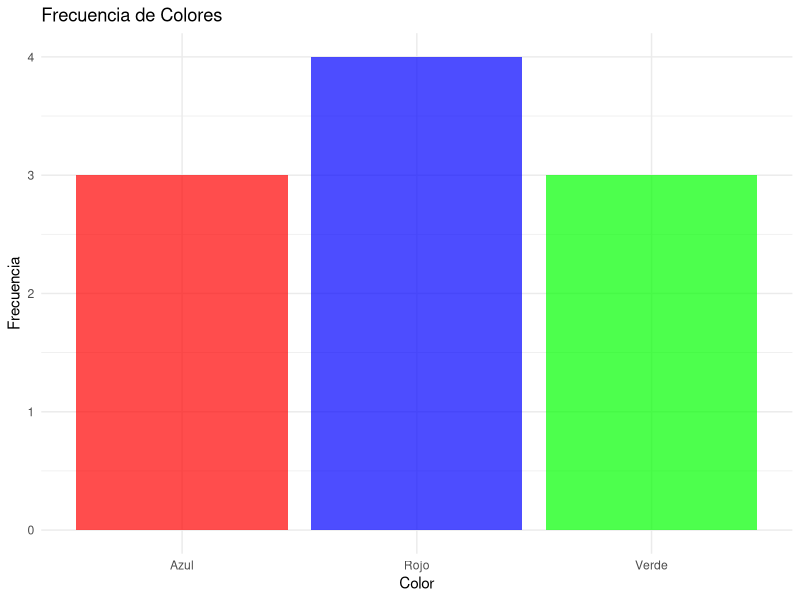
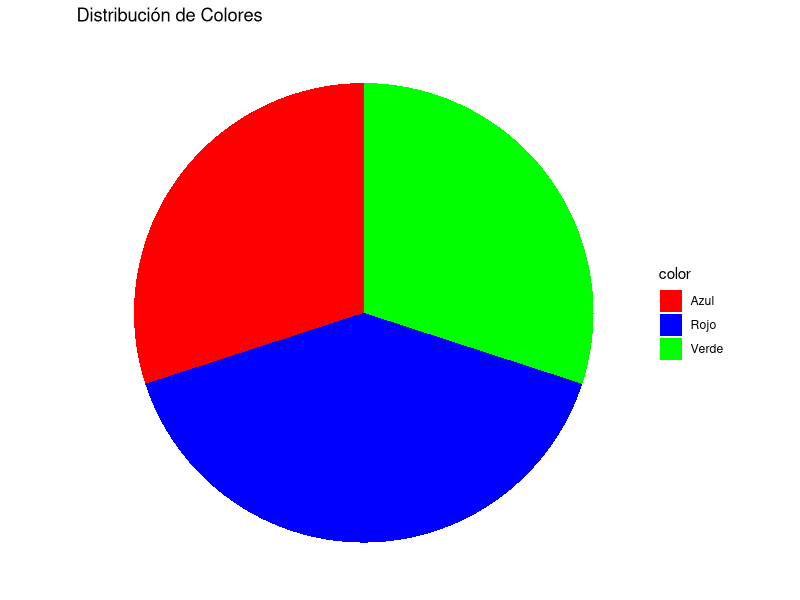
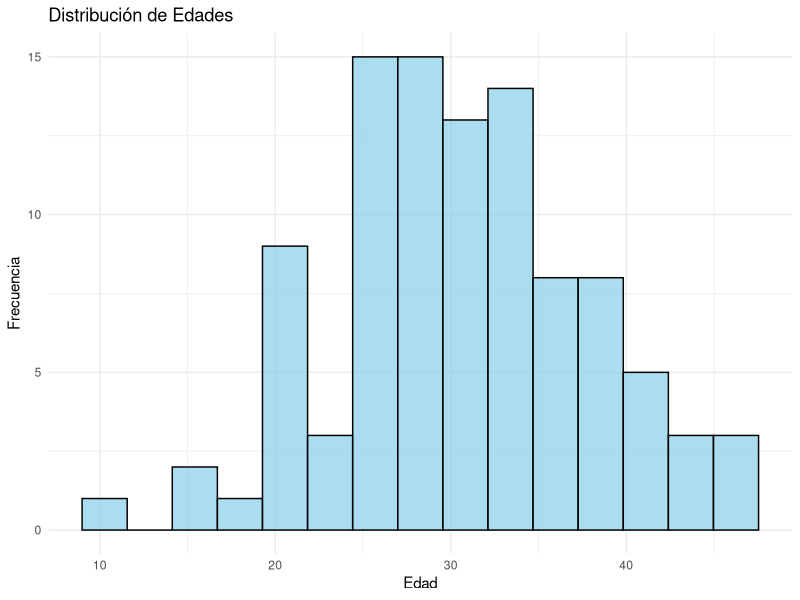
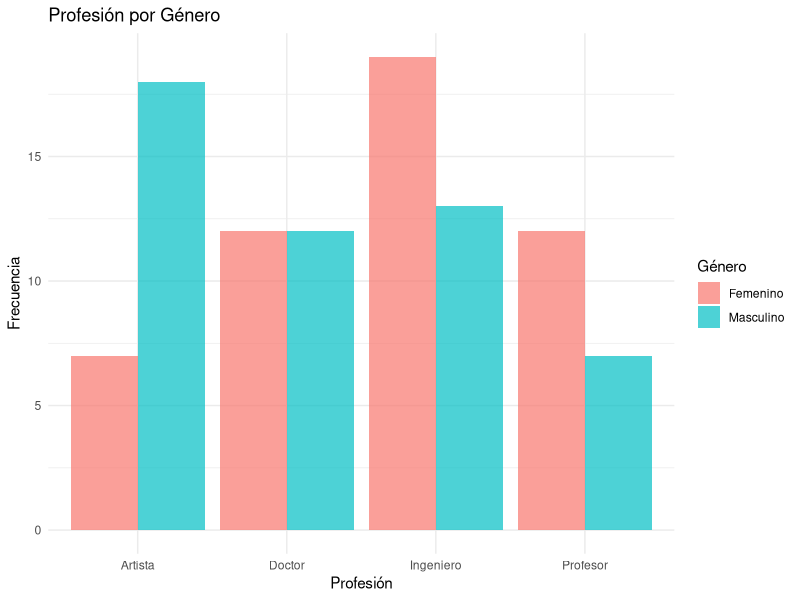
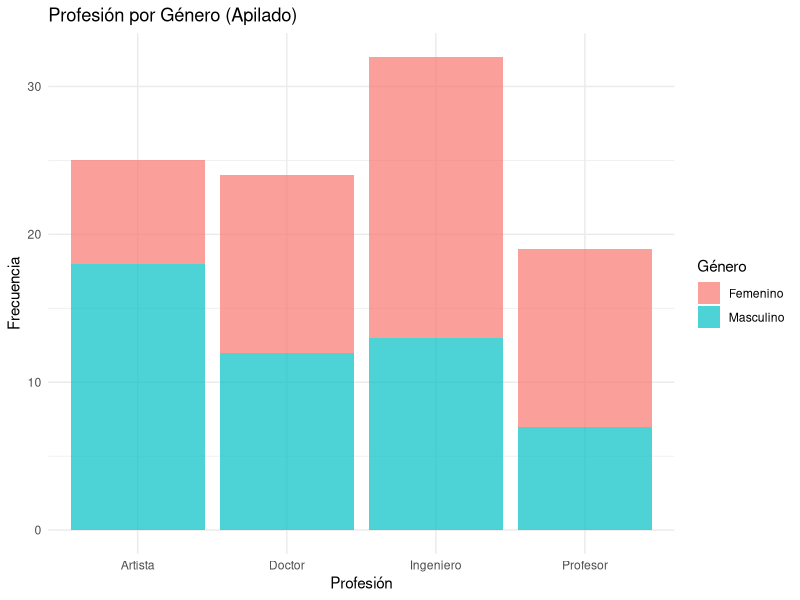
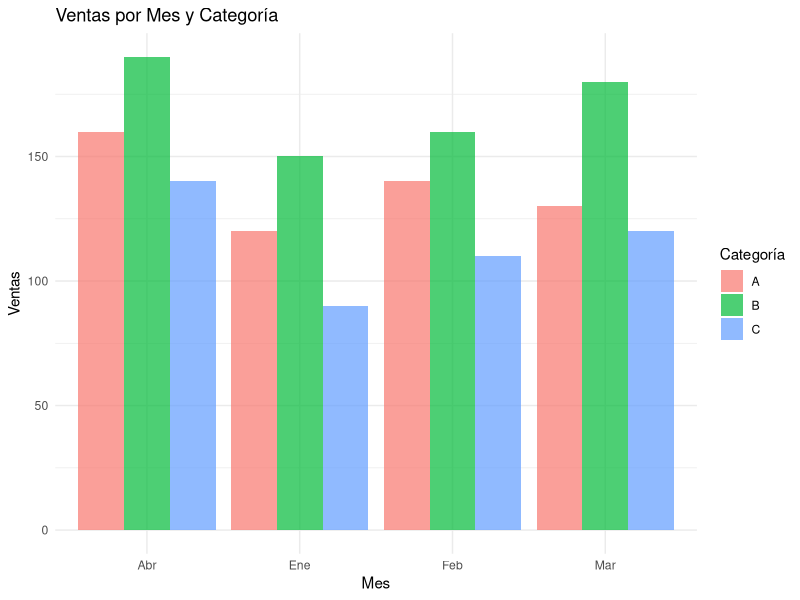
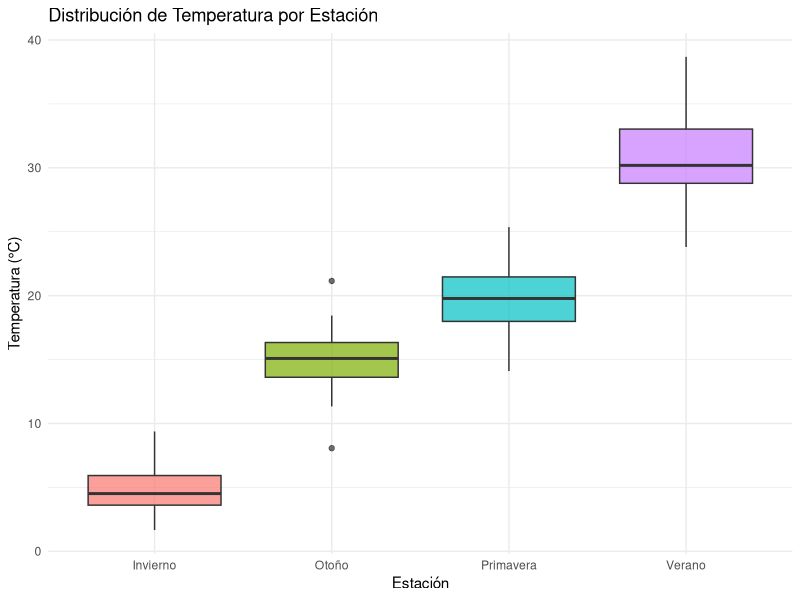
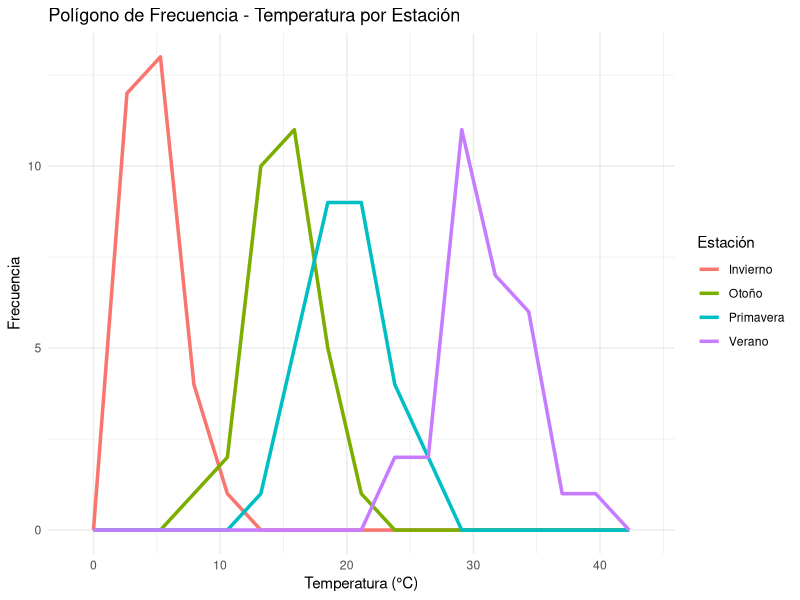

Write R code to recreate these figures, in order.
## ---- chunk 1
knitr::opts_chunk$set(echo = TRUE, warning = FALSE, message = FALSE)
library(ggplot2)
library(dplyr)
## ---- chunk 2
# Crear datos de ejemplo
# CAMBIAR: Reemplaza estos valores por tus categorías
colores <- c("Rojo", "Azul", "Verde", "Rojo", "Azul", "Rojo", "Verde", "Verde", "Azul", "Rojo")  # <<< CAMBIAR
df_colores <- data.frame(color = colores)  # <<< CAMBIAR: df_colores y color

# Gráfico de barras simple
# CAMBIAR: df_colores por tu dataframe, color por tu variable
ggplot(df_colores, aes(x = color)) +  # <<< CAMBIAR: df_colores y color
  geom_bar(fill = c("red", "blue", "green"), alpha = 0.7) +
  labs(title = "Frecuencia de Colores",  # <<< CAMBIAR: título
       x = "Color",  # <<< CAMBIAR: etiqueta del eje x
       y = "Frecuencia") +
  theme_minimal()
## ---- chunk 3
# Gráfico de pastel
# CAMBIAR: df_colores por tu dataframe, color por tu variable
conteo_colores <- df_colores %>%  # <<< CAMBIAR: conteo_colores y df_colores
  count(color) %>%  # <<< CAMBIAR: color
  mutate(porcentaje = n/sum(n)*100)

ggplot(conteo_colores, aes(x = "", y = n, fill = color)) +  # <<< CAMBIAR: conteo_colores y color
  geom_bar(stat = "identity", width = 1) +
  coord_polar("y", start = 0) +
  scale_fill_manual(values = c("red", "blue", "green")) +
  labs(title = "Distribución de Colores") +  # <<< CAMBIAR: título
  theme_void()
## ---- chunk 4
# Crear datos de ejemplo - edades
set.seed(123)
edades <- rnorm(100, mean = 30, sd = 8)  # <<< CAMBIAR: edades
df_edades <- data.frame(edad = edades)  # <<< CAMBIAR: df_edades y edad

# Histograma
# CAMBIAR: df_edades por tu dataframe, edad por tu variable numérica
ggplot(df_edades, aes(x = edad)) +  # <<< CAMBIAR: df_edades y edad
  geom_histogram(bins = 15, fill = "skyblue", color = "black", alpha = 0.7) +
  labs(title = "Distribución de Edades",  # <<< CAMBIAR: título
       x = "Edad",  # <<< CAMBIAR: etiqueta del eje x
       y = "Frecuencia") +
  theme_minimal()
## ---- chunk 5
# Crear datos de ejemplo
genero <- rep(c("Masculino", "Femenino"), each = 50)  # <<< CAMBIAR: genero y valores
profesion <- sample(c("Ingeniero", "Doctor", "Profesor", "Artista"), 100, replace = TRUE)  # <<< CAMBIAR: profesion y valores
df_asociacion <- data.frame(genero = genero, profesion = profesion)  # <<< CAMBIAR: df_asociacion, genero, profesion

# Barras compuestas (agrupadas)
# CAMBIAR: df_asociacion, profesion, genero por tus variables
ggplot(df_asociacion, aes(x = profesion, fill = genero)) +  # <<< CAMBIAR: df_asociacion, profesion, genero
  geom_bar(position = "dodge", alpha = 0.7) +
  labs(title = "Profesión por Género",  # <<< CAMBIAR: título
       x = "Profesión",  # <<< CAMBIAR: etiqueta del eje x
       y = "Frecuencia",
       fill = "Género") +  # <<< CAMBIAR: etiqueta de la leyenda
  theme_minimal()
## ---- chunk 6
# Barras superpuestas (apiladas)
# CAMBIAR: df_asociacion, profesion, genero por tus variables
ggplot(df_asociacion, aes(x = profesion, fill = genero)) +  # <<< CAMBIAR: df_asociacion, profesion, genero
  geom_bar(position = "stack", alpha = 0.7) +
  labs(title = "Profesión por Género (Apilado)",  # <<< CAMBIAR: título
       x = "Profesión",  # <<< CAMBIAR: etiqueta del eje x
       y = "Frecuencia",
       fill = "Género") +  # <<< CAMBIAR: etiqueta de la leyenda
  theme_minimal()
## ---- chunk 7
# Crear datos de ejemplo - ventas por mes y categoría
meses <- rep(c("Ene", "Feb", "Mar", "Abr"), each = 3)  # <<< CAMBIAR: meses y valores
categoria <- rep(c("A", "B", "C"), 4)  # <<< CAMBIAR: categoria y valores
ventas <- c(120, 150, 90, 140, 160, 110, 130, 180, 120, 160, 190, 140)  # <<< CAMBIAR: ventas
df_ventas <- data.frame(mes = meses, categoria = categoria, ventas = ventas)  # <<< CAMBIAR: df_ventas, mes, categoria, ventas

# Barras compuestas
# CAMBIAR: df_ventas, mes, ventas, categoria por tus variables
ggplot(df_ventas, aes(x = mes, y = ventas, fill = categoria)) +  # <<< CAMBIAR: df_ventas, mes, ventas, categoria
  geom_bar(stat = "identity", position = "dodge", alpha = 0.7) +
  labs(title = "Ventas por Mes y Categoría",  # <<< CAMBIAR: título
       x = "Mes",  # <<< CAMBIAR: etiqueta del eje x
       y = "Ventas",  # <<< CAMBIAR: etiqueta del eje y
       fill = "Categoría") +  # <<< CAMBIAR: etiqueta de la leyenda
  theme_minimal()
## ---- chunk 8
# Crear datos de ejemplo - temperatura por estación
set.seed(123)
estacion <- rep(c("Primavera", "Verano", "Otoño", "Invierno"), each = 30)  # <<< CAMBIAR: estacion y valores
temperatura <- c(rnorm(30, 20, 3), rnorm(30, 30, 4), rnorm(30, 15, 3), rnorm(30, 5, 2))  # <<< CAMBIAR: temperatura
df_temp <- data.frame(estacion = estacion, temperatura = temperatura)  # <<< CAMBIAR: df_temp, estacion, temperatura

# Box Plot
# CAMBIAR: df_temp, estacion, temperatura por tus variables
ggplot(df_temp, aes(x = estacion, y = temperatura, fill = estacion)) +  # <<< CAMBIAR: df_temp, estacion, temperatura
  geom_boxplot(alpha = 0.7) +
  labs(title = "Distribución de Temperatura por Estación",  # <<< CAMBIAR: título
       x = "Estación",  # <<< CAMBIAR: etiqueta del eje x
       y = "Temperatura (°C)") +  # <<< CAMBIAR: etiqueta del eje y
  theme_minimal() +
  theme(legend.position = "none")
## ---- chunk 9
# Polígono de frecuencia (usando geom_freqpoly)
# CAMBIAR: df_temp, temperatura, estacion por tus variables
ggplot(df_temp, aes(x = temperatura, color = estacion)) +  # <<< CAMBIAR: df_temp, temperatura, estacion
  geom_freqpoly(bins = 15, size = 1.2) +
  labs(title = "Polígono de Frecuencia - Temperatura por Estación",  # <<< CAMBIAR: título
       x = "Temperatura (°C)",  # <<< CAMBIAR: etiqueta del eje x
       y = "Frecuencia",
       color = "Estación") +  # <<< CAMBIAR: etiqueta de la leyenda
  theme_minimal()
## ---- chunk 10
# Crear datos de ejemplo - altura vs peso
set.seed(123)
altura <- rnorm(50, 170, 10)  # <<< CAMBIAR: altura
peso <- 0.8 * altura + rnorm(50, -110, 5)  # <<< CAMBIAR: peso (ajustar fórmula según tus datos)
df_scatter <- data.frame(altura = altura, peso = peso)  # <<< CAMBIAR: df_scatter, altura, peso

# Diagrama de puntos
# CAMBIAR: df_scatter, altura, peso por tus variables
ggplot(df_scatter, aes(x = altura, y = peso)) +  # <<< CAMBIAR: df_scatter, altura, peso
  geom_point(color = "steelblue", size = 3, alpha = 0.7) +
  geom_smooth(method = "lm", se = FALSE, color = "red", linetype = "dashed") +
  labs(title = "Relación entre Altura y Peso",  # <<< CAMBIAR: título
       x = "Altura (cm)",  # <<< CAMBIAR: etiqueta del eje x
       y = "Peso (kg)") +  # <<< CAMBIAR: etiqueta del eje y
  theme_minimal()
## ---- chunk 11
# Para variable categórica - Tabla de frecuencias
mi_variable <- c("A", "B", "C", "A", "B", "A", "C", "C", "B", "A")  # <<< CAMBIAR: mi_variable
df_univariado <- data.frame(categoria = mi_variable)  # <<< CAMBIAR: df_univariado y categoria

# Tabla de frecuencias
tabla_freq <- table(df_univariado$categoria)  # <<< CAMBIAR: df_univariado y categoria
print("Tabla de frecuencias:")
print(tabla_freq)

# Tabla de frecuencias relativas (porcentajes)
tabla_freq_rel <- prop.table(tabla_freq) * 100
print("Tabla de frecuencias relativas (%):")
print(round(tabla_freq_rel, 2))
## ---- chunk 12
# Para variable numérica - Estadísticas descriptivas
set.seed(123)
mi_variable_num <- rnorm(50, mean = 25, sd = 5)  # <<< CAMBIAR: mi_variable_num
df_num_univariado <- data.frame(valor = mi_variable_num)  # <<< CAMBIAR: df_num_univariado y valor

# Estadísticas descriptivas
print("Estadísticas descriptivas:")
summary(df_num_univariado$valor)  # <<< CAMBIAR: df_num_univariado y valor

# Estadísticas adicionales
print(paste("Desviación estándar:", round(sd(df_num_univariado$valor), 2)))  # <<< CAMBIAR: df_num_univariado y valor
print(paste("Varianza:", round(var(df_num_univariado$valor), 2)))  # <<< CAMBIAR: df_num_univariado y valor
## ---- chunk 13
# Gráficos para análisis univariado de variable numérica
# Histograma con línea de densidad
ggplot(df_num_univariado, aes(x = valor)) +  # <<< CAMBIAR: df_num_univariado y valor
  geom_histogram(aes(y = ..density..), bins = 15, fill = "lightblue", 
                 color = "black", alpha = 0.7) +
  geom_density(color = "red", size = 1.2) +
  labs(title = "Análisis Univariado - Histograma con Densidad",  # <<< CAMBIAR: título
       x = "Valor",  # <<< CAMBIAR: etiqueta del eje x
       y = "Densidad") +
  theme_minimal()
## ---- chunk 14
# Box plot univariado (para detectar outliers)
ggplot(df_num_univariado, aes(y = valor)) +  # <<< CAMBIAR: df_num_univariado y valor
  geom_boxplot(fill = "lightgreen", alpha = 0.7, width = 0.5) +
  labs(title = "Análisis Univariado - Box Plot",  # <<< CAMBIAR: título
       y = "Valor") +  # <<< CAMBIAR: etiqueta del eje y
  theme_minimal() +
  theme(axis.text.x = element_blank(),
        axis.ticks.x = element_blank())
